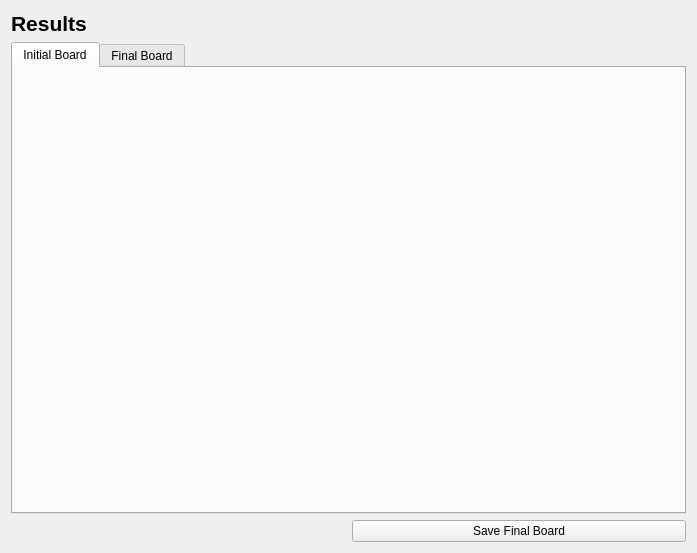
<?xml version="1.0" encoding="UTF-8"?>
<ui version="4.0">
 <class>results</class>
 <widget class="QWidget" name="results">
  <property name="geometry">
   <rect>
    <x>0</x>
    <y>0</y>
    <width>697</width>
    <height>553</height>
   </rect>
  </property>
  <property name="windowTitle">
   <string>Results</string>
  </property>
  <layout class="QGridLayout" name="gridLayout">
   <item row="3" column="1">
    <widget class="QPushButton" name="pushButtonSaveResults">
     <property name="toolTip">
      <string>Save results</string>
     </property>
     <property name="text">
      <string>Save Final Board</string>
     </property>
    </widget>
   </item>
   <item row="2" column="0" colspan="2">
    <widget class="QTabWidget" name="tabWidgetResults">
     <property name="currentIndex">
      <number>0</number>
     </property>
     <widget class="QWidget" name="tabInitialBoard">
      <attribute name="title">
       <string>Initial Board</string>
      </attribute>
     </widget>
     <widget class="QWidget" name="tabFinalBoard">
      <attribute name="title">
       <string>Final Board</string>
      </attribute>
     </widget>
    </widget>
   </item>
   <item row="0" column="0">
    <widget class="QLabel" name="labelResults">
     <property name="font">
      <font>
       <pointsize>16</pointsize>
       <weight>75</weight>
       <bold>true</bold>
      </font>
     </property>
     <property name="text">
      <string>Results</string>
     </property>
    </widget>
   </item>
  </layout>
 </widget>
 <resources/>
 <connections/>
</ui>
